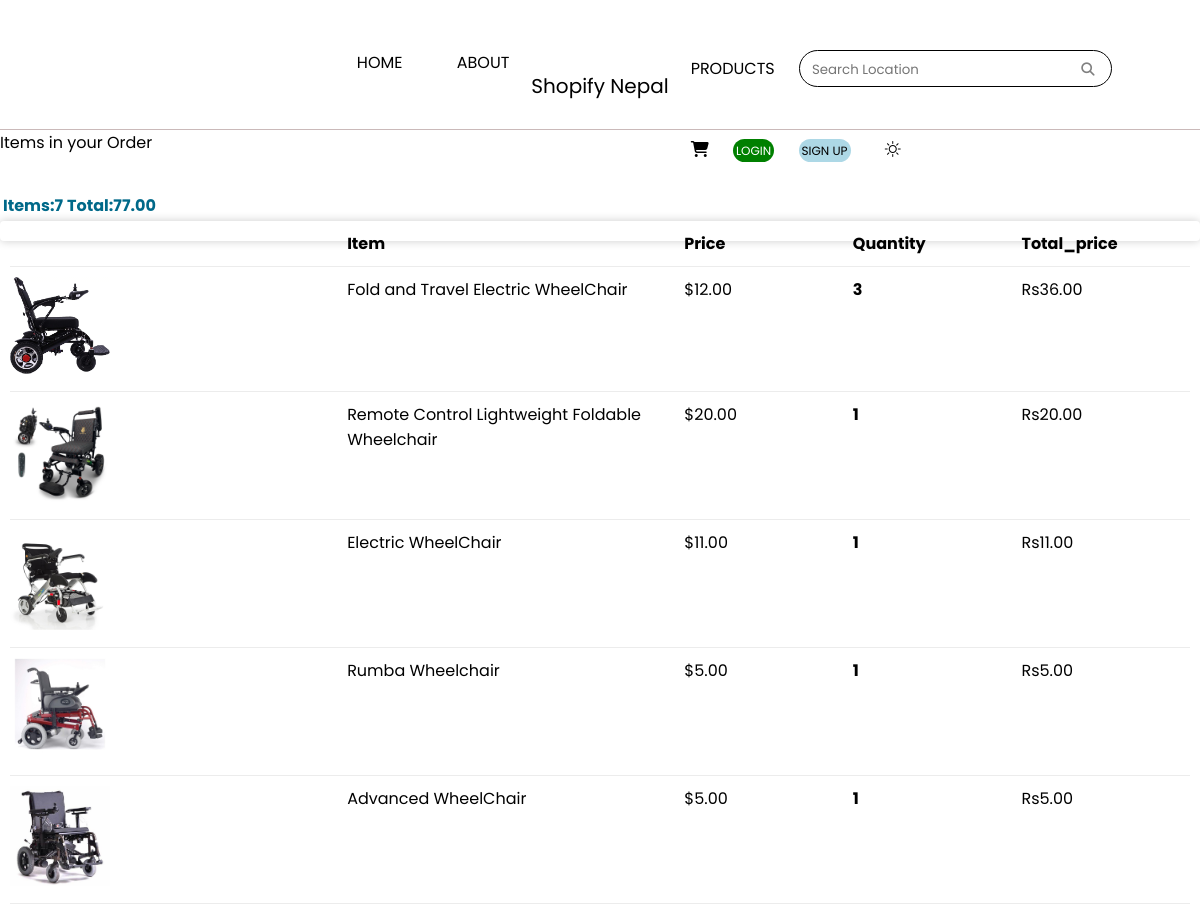
Before: /49/showOrderitems with the older database file.
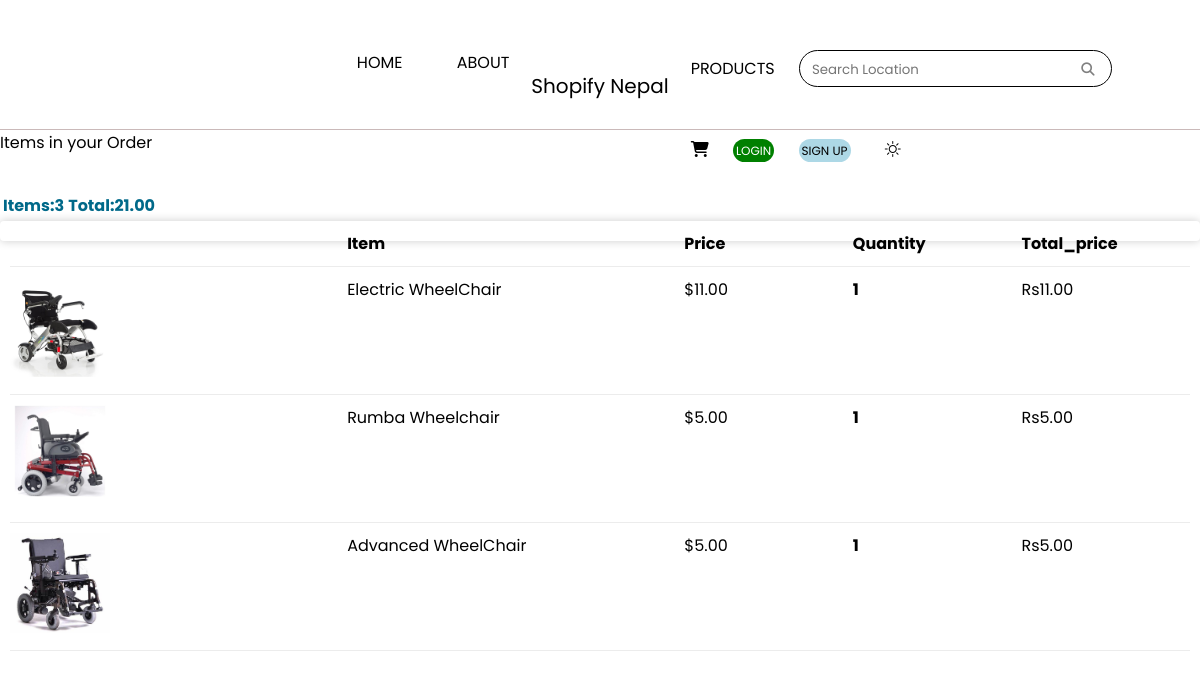
After: the same page with the newer database file.
### stroll1/models.py (models this page shows, shortened)
class Order(models.Model):
    date_ordered = models.DateTimeField(auto_now_add=True, null=True)
    customer = models.ForeignKey(Customer, on_delete= models.SET_NULL, blank=True, null=True)
    complete = models.BooleanField(default=False, null=True, blank=True )
    transaction_id = models.CharField(max_length = 200, null=True)
    payment_method = models.CharField(max_length=20, choices = METHOD, default="Cash on delivery")
    payment_completed = models.BooleanField(default=False, null=True, blank=True)
    @property
    def get_cart_total(self):
        orderitems = self.orderitem_set.all()
        total = sum(orderitem.get_total for orderitem in orderitems)
        return total
    @property
    def get_cart_items_number(self):
        orderitems = self.orderitem_set.all()
        total = sum(orderitem.quantity for orderitem in orderitems)
        return total

class OrderItem(models.Model):
        product = models.ForeignKey(product, on_delete=models.CASCADE, null=True, blank=True)
        order = models.ForeignKey(Order, on_delete=models.CASCADE, null=True, blank=True)
        quantity = models.IntegerField(default=0, null=True, blank=True)
        date_added = models.DateTimeField(auto_now_add=True)
        @property
        def get_total(self):
            total = self.quantity * self.product.price
            return total

class product(models.Model):
        name = models.CharField(max_length = 200, null=True, blank=True)
        price = models.FloatField(max_length = 200, null=True, blank=True)
        image = models.ImageField(null=True, blank=True)
        category = models.ForeignKey(Category, models.CASCADE, null=True, blank=True)
        featured = models.BooleanField(default=False, null=True, blank=True )
        @property
        def imageURL(self):
            try:
                url= self.image.url
            except:
                url = ''
            return url

### stroll1/views.py (the view)
# urls.py: path("<order_id>/showOrderitems", views.showOrderitems, name="showOrderitems"),
def showOrderitems(request, order_id):
     order = Order.objects.get(id=order_id)
     orderitems = order.orderitem_set.all()
     context = {'orderitems': orderitems, 'order':order}
     return render(request, 'orderitems.html', context)

### Templates/orderitems.html (shortened to what this page needs)
{% extends 'base.html' %}
{% load static %}
{% block content %}
Items in your Order
<div class="row">
    <div class="col-lg-12">
        <br>
        <table class="table">
            <tr>
                <th><h4>Items:<strong>{{order.get_cart_items_number}}</strong></h4></th>
                <th><h4>Total:<strong>{{order.get_cart_total|floatformat:2}}</strong></h4></th>
            </tr>
        </table>
        <div class="box-element">
                <div class="cart-row">
                    <div style="flex: 2"></div>
                    <div style="flex: 2"><strong>Item</strong></div>
                    <div style="flex: 1"><strong>Price</strong></div>
                    <div style="flex: 1"><strong>Quantity</strong></div>
                    <div style="flex: 1"><strong>Total_price</strong></div>
                </div>
                {% for orderitem in orderitems %}
                <div class="cart-row">
					<div style="flex:2"><img class="row-image" src="{{orderitem.product.imageURL}}"></div>
					<div style="flex:2"><p>{{orderitem.product.name}}</p></div>
					<div style="flex:1"><p>${{orderitem.product.price|floatformat:2}}</p></div>
					<div style="flex:1">
						<p class="quantity">{{orderitem.quantity}}</p>
					</div>
					<div style="flex:1"><p>Rs{{orderitem.get_total|floatformat:2}}</p></div>
				</div>
                {% endfor %}
        </div>
        <br>
    </div>
</div>
{% endblock %}

### Templates/base.html (shortened to what this page needs)
{% load static %}
<!DOCTYPE html>
<html lang="en">
<head>
    <link href='https://unpkg.com/boxicons@2.1.4/css/boxicons.min.css' rel='stylesheet'>
    <link rel="stylesheet" href="/static/css/style.css">
    <link rel="stylesheet" href="/static/css/stroll-media.css">
	<link rel="stylesheet" href="https://cdn.jsdelivr.net/npm/bootstrap-icons@1.10.5/font/bootstrap-icons.css">
</head>
<body>
    {%include 'nav.html' %}
    <div class="container">
        {% block content %}
        {% endblock %}
    </div>
</body>

### Templates/nav.html (shortened to what this page needs)
{% load static %}
<link rel="stylesheet" href="{% static 'css/style.css' %}">
<link rel="stylesheet" href="{% static 'css/stroll-media.css' %}">
<link rel="stylesheet" href="https://cdn.jsdelivr.net/npm/bootstrap-icons@1.10.5/font/bootstrap-icons.css">
<head>
    <header class="header">
        <nav class="leftnav" aria-label="naviation list with home, about and destination">
            <ul id="left-section" style="list-style: none;">
                 <li><a href="{% url 'home' %}">HOME</a></li>
                <li><a href="#">ABOUT</a></li>
             </ul>
        </nav>
        <div class="logoimg" style=" display:flex; align-items:center; justify-content:center;">
         <p style="margin-top: 10px; font-size:20px">Shopify Nepal</p>
        </div>
        <nav class="rightnav" aria-label="naviation bar with products, a search bar, cart and user authentication">
            <ul id="right-section" style="list-style: none;">
                <li><a href="{% url 'products' %}">PRODUCTS</a></li>
                <li>
                    <div class="form" aria-label="search a location here by entering a text">
                        <form method="get" action="/search">
                        <input class="dabba" type="search" placeholder="Search Location" name="query" id="query" required>
                        <button aria-label = "search-button" class="search" type="submit"><i class="fa-solid fa-magnifying-glass glass"></i></button>
                        </form>
                    </div>
                </li>
                <li>
                    <div class="from-inline my-2 my-lg-0 cart">
                        <a href="{% url 'cart' %}">
                            <i class="fa-solid fa-cart-shopping"></i>
                        </a>
                    </div>
                </li>
                {% if request.user.is_authenticated%}
                <li><a href="{% url 'logout' %}" class="logout">LOGOUT</a></li>
                {% else %}
                <li><a href="{% url 'login' %}" class="login">LOGIN</a></li>
                <li><a href="{% url 'register' %}" class="signup">SIGN UP</a></li>
                {% endif %}
                <li>
                    <span onclick="change_icon()" id="dark" ><i class="bi bi-brightness-high on" id="light"></i></span>
                </li>
             </ul>
        </nav>
    </header>

### static/css/style.css (style rules this page uses)
* { margin: 0; box-sizing: border-box; font-family: 'Poppins', sans-serif; scroll-behavior: smooth; }
body { overflow-x: hidden; }
a { text-decoration: none; }
h4 { color: #006989; font-weight: bold; }
.container { width: 100%; margin: 0 auto; }
.search { border-style: none; background-color: white; }
.glass { color: gray !important; }
.on { margin: 0 10px; color: black !important; }
.box-element { box-shadow:hsl(0, 0%, 80%) 0 0 10px; background-color: #fff; border-radius: 4px; padding: 10px; height: 0; }
.col-lg-4, .col-lg-6, .col-lg-8, .col-lg-12 { margin-top: 10px; }
.row-image { width: 100px; }
.cart-row { display: flex; align-items: flex-stretch; padding-bottom: 10px; margin-bottom: 10px; border-bottom: 1px solid #ececec; }
.quantity { display: inline-block; font-weight: 700; padding-right:10px; }
.header { padding-left: 4%; padding-right: 4%; display: grid; grid-template-columns: repeat(2, 1fr) 0.7fr repeat(2, 1fr); grid-template-rows: repeat(5, 1fr); grid-column-gap: 12px; grid-row-gap: 0px; height: 130px; border-bottom: 0.5px solid rgb(202, 185, 185); }
.leftnav { grid-area: 1 / 1 / 2 / 3; text-align: right; }
.leftnav ul li { display: inline-block; margin-left: 50px; margin-top: 50px; }
.rightnav ul li { display: inline-block; margin-top: 50px; margin-right: 20px; }
.rightnav ul { margin-left: -40px; }
.logoimg { grid-area: 1 / 3 / 2 / 4; text-align: center; }
.rightnav { grid-area: 1 / 4 / 2 / 6; }
.rightnav .form { padding: 5px 10px 5px 10px; border-radius: 30px; border: 1px solid black; }
.rightnav .form input { border: 0px; }
.header a { color: black; }
.rightnav .cart { position: relative; }
.login { background: green; padding: 3px; font: bold; font-size: 12px; border-radius: 30px; }
.signup { background: lightblue; padding: 3px; font: bold; font-size: 12px; border-radius: 30px; }
.rightnav .login { color: white; }

### static/css/stroll-media.css (style rules this page uses)
@media screen and (max-width:1200px) { .container { width: 1200px; } }

Changed rows visible on the page:
removed OrderItem: product.imageURL (picture), product.name "Fold and Travel Electric WheelChair", product.price "12.00", quantity "3", get_total "36.00"
removed OrderItem: product.imageURL (picture), product.name "Remote Control Lightweight Foldable Wheelchair", product.price "20.00", quantity "1", get_total "20.00"
computed for Order: get_cart_items_number "7" → "3"; get_cart_total "77.00" → "21.00"
